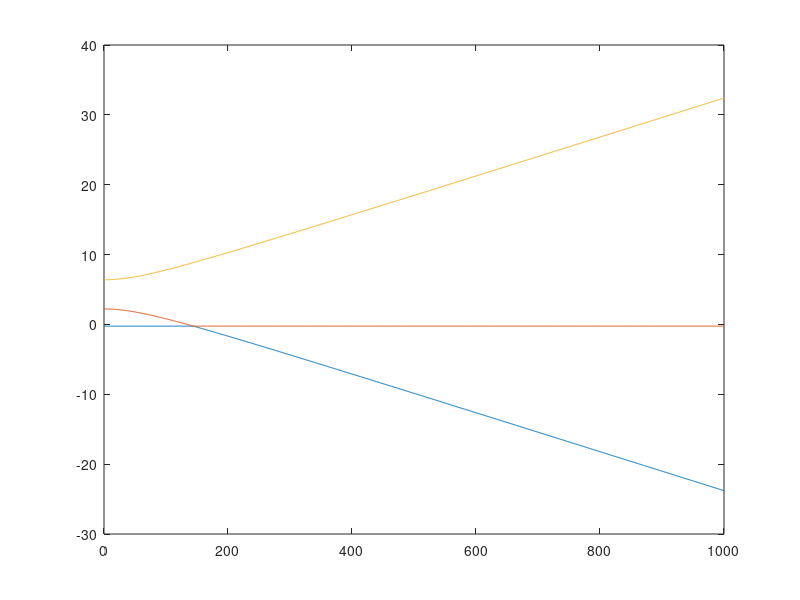

Here is the MATLAB script that generated this plot:

%%%%%%%%%%%% IMPORTANT %%%%%%%%%%%%
% The MatLab eig() function returns eigenvalues in ascending order,
% therefore it looks like traces never cross if you zoom in enough. They do
% in fact cross, it just looks like the traces bounce off each other.

clear B_0;
clear g;
clear theta;
clear H;
clear eigenvals;
clear eigenvecs;
clear i;

%%%%%%%%%%%% Diagonalization of Spin Hamiltonian %%%%%%%%%%%%

% Define spin operators

S_z = [1 0 0;...
       0 0 0;...
       0 0 -1];
       
 
S_x = [0 1/sqrt(2) 0;...
       1/sqrt(2) 0 1/sqrt(2);...
       0 1/sqrt(2) 0];


S_y = [0 i/sqrt(2) 0;...
       i/sqrt(2) 0 i/sqrt(2);...
       0 i/sqrt(2) 0];
 
% Spin operators squared
S_xx = S_x * S_x;
S_yy = S_y * S_y;
S_zz = S_z * S_z;
   
% Spin number
s = 1;

% Matrix of S^2 eigenvalue
S_sq = s*(s+1) * eye(2*s + 1);

% Assign static magnetic field and constants
B_0 = linspace(0,1000,1001); % static magnetic field in mT
u_0 = 13.996; % Bohr magneton-MHz/mT
g = 2.002319;

for i = 1:length(B_0)
    
    term1 = g*u_0*B_0(i)*S_z;
    term2 = (3*2213)*(S_zz - (1/3)*S_sq); % b20/cm^-1 = 0.2213 (cm^-1*3*10^4 in MHz) 
    term3 = (1/3)*(3*2091)*(S_xx - S_yy); % b22/cm^-1 = 0.2091 Bushcher and Lehmann
    
    H = term1 + term2 + term3;
    term2 + term3
    [V,E] = eig(H,'vector'); % V is matrix of eigenvectors, D is column of eigenvalues
    
    eigenvals(:,i) = E/1000; % each individual E is the ith item in eigenval
    eigenvecs(:,:,i) = V; % each individual V is the ith item in eigenvecs               
    % eigenvecs is not used, but nice to have for reference
    % basis is |s,m>
    
end

% Assemble data
eigenvals_vs_BField_data = [transpose(B_0),transpose(eigenvals)];

% Plot each column of data separately
plot(B_0,eigenvals_vs_BField_data(:,2),B_0,eigenvals_vs_BField_data(:,3),B_0,eigenvals_vs_BField_data(:,4));
